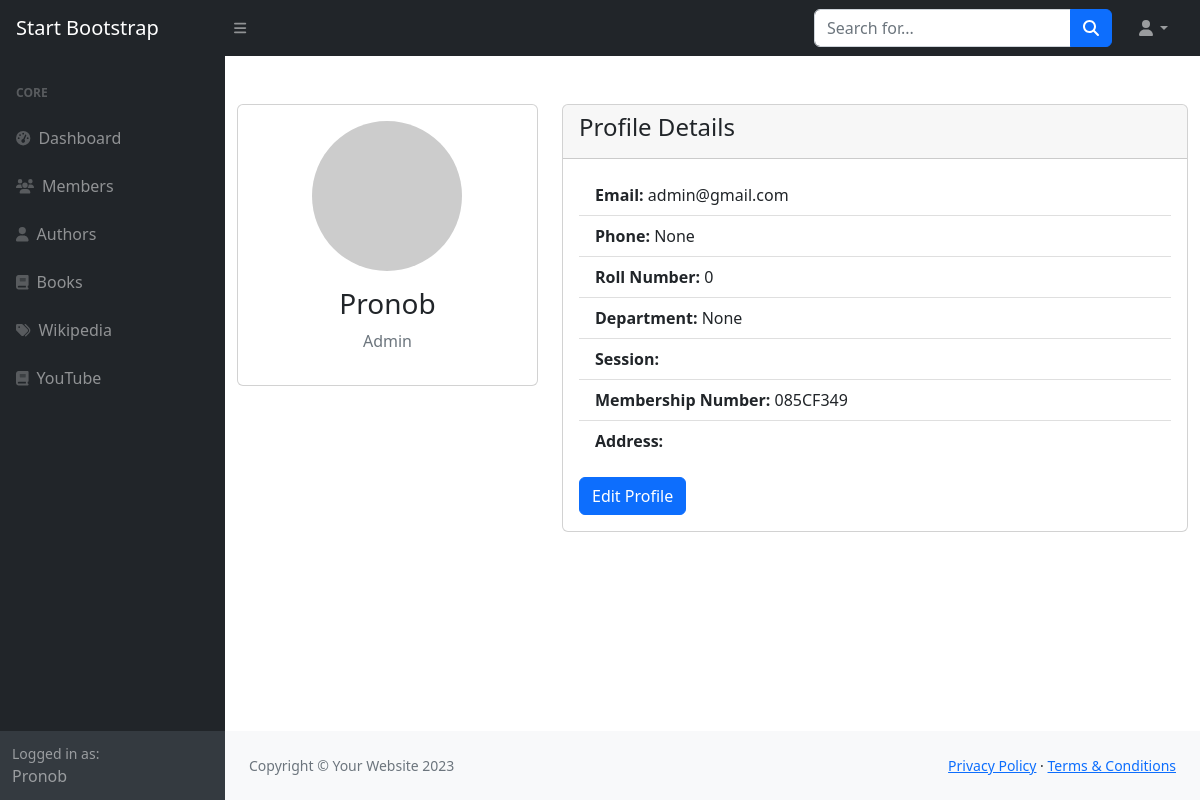
The page /user/my_profile (signed in) on the database its author committed.
### user/models.py (models this page shows, shortened)
class User(AbstractBaseUser):
    USER_TYPE_CHOICES = [
        ('MEM', 'Member'),
        ('LIB', 'Librarian'),
        ('ADM', 'Admin'),
    ]
    email = models.EmailField(
        verbose_name="email address",
        max_length=255,
        unique=True,
    )
    name = models.CharField(max_length=50, blank=True)
    roll = models.PositiveIntegerField(default=0)
    department = models.CharField(max_length=100, blank=True, null=True)
    session = models.CharField(max_length=30, blank=True)
    phone_number = models.CharField(max_length=15, blank=True, null=True)
    address = models.TextField(blank=True, null=True)
    membership_number = models.CharField(max_length=50, unique=True, blank=True, null=True)
    user_type = models.CharField(
        max_length=3,
        choices=USER_TYPE_CHOICES,
        default='MEM',
    )
    image = models.ImageField(
        upload_to='user_image/',
        blank=True,
        null=True
    )
    is_active = models.BooleanField(default=True)
    is_admin = models.BooleanField(default=False)
    objects = UserManager()
    USERNAME_FIELD = "email"
    REQUIRED_FIELDS = ["name"]

### user/views.py (the view)
# urls.py: path('my_profile', views.my_profile, name='my_profile'),
@login_required
def my_profile(request):
     return render(request, 'user/profile.html')

### templates/user/profile.html
{% extends "base.html" %}
{% block content %}
<div class="container mt-5">
    <div class="row">
        <div class="col-md-4">
            <div class="card">
                <div class="card-body text-center">
                    {% if user.image %}
                        <img src="{{ user.image.url }}" class="rounded-circle img-fluid" alt="Profile Image" width="150" height="150">
                    {% else %}
                        <img src="https://via.placeholder.com/150" class="rounded-circle img-fluid" alt="Profile Image" width="150" height="150">
                    {% endif %}
                    <h3 class="mt-3">{{ user.name }}</h3>
                    <p class="text-muted">{{ user.get_user_type_display }}</p>
                </div>
            </div>
        </div>
        <div class="col-md-8">
            <div class="card">
                <div class="card-header">
                    <h4>Profile Details</h4>
                </div>
                <div class="card-body">
                    <ul class="list-group list-group-flush">
                        <li class="list-group-item"><strong>Email: </strong>{{ user.email }}</li>
                        <li class="list-group-item"><strong>Phone: </strong>{{ user.phone_number }}</li>
                        <li class="list-group-item"><strong>Roll Number: </strong>{{ user.roll }}</li>
                        <li class="list-group-item"><strong>Department: </strong>{{ user.department }}</li>
                        <li class="list-group-item"><strong>Session: </strong>{{ user.session }}</li>
                        <li class="list-group-item"><strong>Membership Number: </strong>{{ user.membership_number }}</li>
                        <li class="list-group-item"><strong>Address: </strong>{{ user.address }}</li>
                    </ul>
                    <a href="{% url 'update_user' user.id %}" class="btn btn-primary mt-3">Edit Profile</a>
                </div>
            </div>
        </div>
    </div>
</div>
{% endblock content %}

### templates/others/sidebar.html
<div id="layoutSidenav_nav">
            <nav class="sb-sidenav accordion sb-sidenav-dark" id="sidenavAccordion">
                <div class="sb-sidenav-menu">
                    <div class="nav">
                        <div class="sb-sidenav-menu-heading">Core</div>
                        <a class="nav-link" href="{% url 'dashboard_view' %}">
                            <div class="sb-nav-link-icon"><i class="fas fa-tachometer-alt"></i></div>
                            Dashboard
                        </a>
                        {% if user.user_type == 'LIB' or user.user_type == 'ADM' %}
                         <a class="nav-link" href="{% url 'user_list' %}">
                            <div class="sb-nav-link-icon"><i class="fas fa-users"></i></div>
                            Members
                        </a>
                        {% endif %}
                        <a class="nav-link" href="{% url 'author_listview' %}">
                            <div class="sb-nav-link-icon"><i class="fas fa-user"></i></div>
                            Authors
                        </a>
                        <a class="nav-link" href="{% url 'book_list' %}">
                            <div class="sb-nav-link-icon"><i class="fas fa-book"></i></div>
                            Books
                        </a>
                        <a class="nav-link" href="{% url 'search_wikipedia' %}">
                            <div class="sb-nav-link-icon"><i class="fas fa-tags"></i></div>
                            Wikipedia
                        </a>
                        <a class="nav-link" href="{% url 'youtube_search' %}">
                            <div class="sb-nav-link-icon"><i class="fas fa-book"></i></div>
                            YouTube
                        </a>
                    </div>
                </div>
                <div class="sb-sidenav-footer">
                    <div class="small">Logged in as:</div>
                    {{ user.name }}
                </div>
            </nav>
        </div>

### rows shown on the page
User: name "Pronob", user_type "Admin", email "admin@gmail.com", phone_number "None", roll "0", department "None", membership_number "085CF349"
